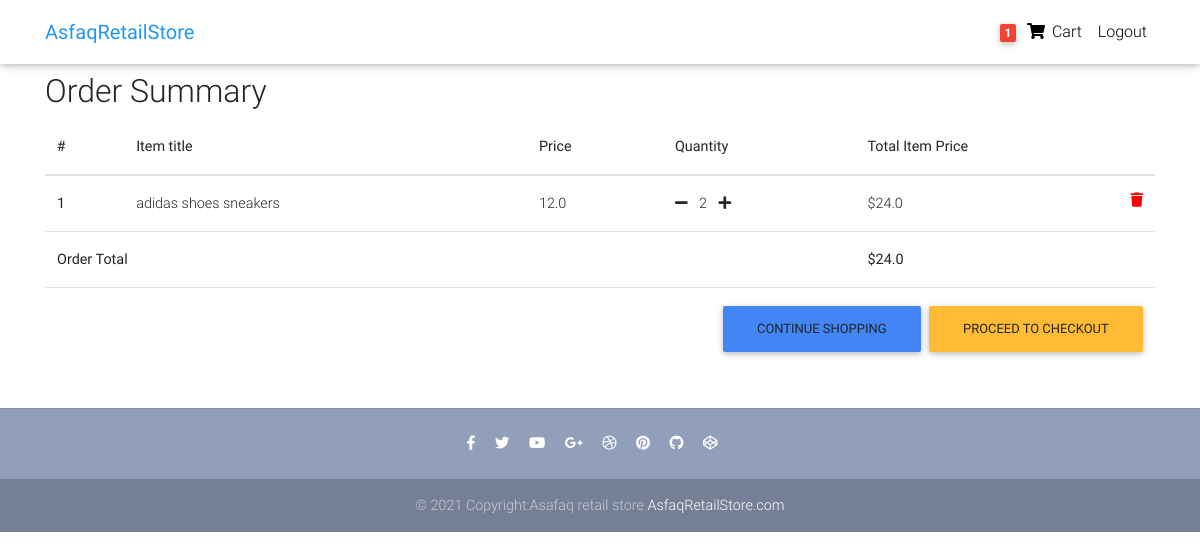
/order-summary/ (signed in), run on the app's committed database.
### core/models.py (models this page shows, shortened)
class Order(models.Model):
    user = models.ForeignKey(settings.AUTH_USER_MODEL,
                             on_delete=models.CASCADE)
    ref_code = models.CharField(max_length=20, blank=True, null=True)
    items = models.ManyToManyField(OrderItem)
    start_date = models.DateTimeField(auto_now_add=True)
    ordered_date = models.DateTimeField()
    ordered = models.BooleanField(default=False)
    shipping_address = models.ForeignKey(
        'Address', related_name='shipping_address', on_delete=models.SET_NULL, blank=True, null=True)
    billing_address = models.ForeignKey(
        'Address', related_name='billing_address', on_delete=models.SET_NULL, blank=True, null=True)
    payment = models.ForeignKey(
        'Payment', on_delete=models.SET_NULL, blank=True, null=True)
    coupon = models.ForeignKey(
        'Coupon', on_delete=models.SET_NULL, blank=True, null=True)
    being_delivered = models.BooleanField(default=False)
    received = models.BooleanField(default=False)
    refund_requested = models.BooleanField(default=False)
    refund_granted = models.BooleanField(default=False)
    '''
    1. Item added to cart
    2. Adding a billing address
    (Failed checkout)
    3. Payment
    (Preprocessing, processing, packaging etc.)
    4. Being delivered
    5. Received
    6. Refunds
    '''
    def get_total(self):
        total = 0
        for order_item in self.items.all():
            total += order_item.get_final_price()
        if self.coupon:
            total -= self.coupon.amount
        return total

class OrderItem(models.Model):
    user = models.ForeignKey(settings.AUTH_USER_MODEL,
                             on_delete=models.CASCADE)
    ordered = models.BooleanField(default=False)
    item = models.ForeignKey(Item, on_delete=models.CASCADE)
    quantity = models.IntegerField(default=1)
    def get_total_item_price(self):
        return self.quantity * self.item.price
    def get_final_price(self):
        if self.item.discount_price:
            return self.get_total_discount_item_price()
        return self.get_total_item_price()

class Item(models.Model):
    title = models.CharField(max_length=100)
    price = models.FloatField()
    discount_price = models.FloatField(blank=True, null=True)
    category = models.CharField(choices=CATEGORY_CHOICES, max_length=2)
    label = models.CharField(choices=LABEL_CHOICES, max_length=1)
    slug = models.SlugField()
    description = models.TextField()
    is_active = models.BooleanField(default=True)
    image = models.ImageField()

### core/views.py (the view)
# urls.py: path('order-summary/', OrderSummaryView.as_view(), name='order-summary'),
class OrderSummaryView(LoginRequiredMixin, View):
    def get(self, *args, **kwargs):
        try:
            order = Order.objects.get(user=self.request.user, ordered=False)
            context = {
                'object': order
            }
            return render(self.request, 'order_summary.html', context)
        except ObjectDoesNotExist:
            messages.warning(self.request, "You do not have an active order")
            return redirect("/")

### core/templatetags/cart_template_tags.py (called while the page is built)
@register.filter
def cart_item_count(user):
    if user.is_authenticated:
        qs = Order.objects.filter(user=user, ordered=False)
        if qs.exists():
            return qs[0].items.count()
    return 0

### templates/order_summary.html (shortened to what this page needs)
{% extends "base.html" %}
{% block content %}
  <main>
    <div class="container">
    <div class="table-responsive text-nowrap">
    <h2>Order Summary</h2>
    <table class="table">
        <thead>
        <tr>
            <th scope="col">#</th>
            <th scope="col">Item title</th>
            <th scope="col">Price</th>
            <th scope="col">Quantity</th>
            <th scope="col">Total Item Price</th>
        </tr>
        </thead>
        <tbody>
        {% for order_item in object.items.all %}
        <tr>
            <th scope="row">{{ forloop.counter }}</th>
            <td>{{ order_item.item.title }}</td>
            <td>{{ order_item.item.price }}</td>
            <td>
                <a href="{% url 'core:remove-single-item-from-cart' order_item.item.slug %}"><i class="fas fa-minus mr-2"></i></a>
                {{ order_item.quantity }}
                <a href="{% url 'core:add-to-cart' order_item.item.slug %}"><i class="fas fa-plus ml-2"></i></a>
            </td>
            <td>
            {% if order_item.item.discount_price %}
                ${{ order_item.get_total_discount_item_price }}
                <span class="badge badge-primary">Saving ${{ order_item.get_amount_saved }}</span>
            {% else %}
                ${{ order_item.get_total_item_price }}
            {% endif %}
            <a style='color: red;' href="{% url 'core:remove-from-cart' order_item.item.slug %}">
                <i class="fas fa-trash float-right"></i>
            </a>
            </td>
        </tr>
        {% endfor %}
        {% if object.get_total %}
        <tr>
            <td colspan="4"><b>Order Total</b></td>
            <td><b>${{ object.get_total }}</b></td>
        </tr>
        <tr>
            <td colspan="5">
            <a class='btn btn-warning float-right ml-2' href='/checkout/'>Proceed to checkout</a>
            <a class='btn btn-primary float-right' href='/'>Continue shopping</a>
            </td>
        </tr>
        {% endif %}
        </tbody>
    </table>
    </div>
    </div>
  </main>
{% endblock content %}

### templates/navbar.html (shortened to what this page needs)
{% load cart_template_tags %}
<nav class="navbar fixed-top navbar-expand-lg navbar-light white scrolling-navbar">
    <div class="container">
      <a class="navbar-brand waves-effect" href="/">
        <strong class="blue-text">AsfaqRetailStore</strong>
      </a>
      <div class="collapse navbar-collapse" id="navbarSupportedContent">
        <ul class="navbar-nav nav-flex-icons">
          {% if request.user.is_authenticated %}
          <li class="nav-item">
            <a href="{% url 'core:order-summary' %}" class="nav-link waves-effect">
              <span class="badge red z-depth-1 mr-1"> {{ request.user|cart_item_count }} </span>
              <i class="fas fa-shopping-cart"></i>
              <span class="clearfix d-none d-sm-inline-block"> Cart </span>
            </a>
          </li>
          <li class="nav-item">
            <a class="nav-link waves-effect" href="{% url 'account_logout' %}">
              <span class="clearfix d-none d-sm-inline-block"> Logout </span>
            </a>
          </li>
          {% endif %}
        </ul>
      </div>
    </div>
  </nav>

### templates/base.html (style rules this page uses)
html, body, header, .carousel { height: 60vh; }

### data on the page
OrderItem: item "adidas shoes sneakers", item.price "12.0", quantity "2", get_total_item_price "24.0"
Order: get_total "24.0"

### other printed values
{{ request.user|cart_item_count }} "1"
